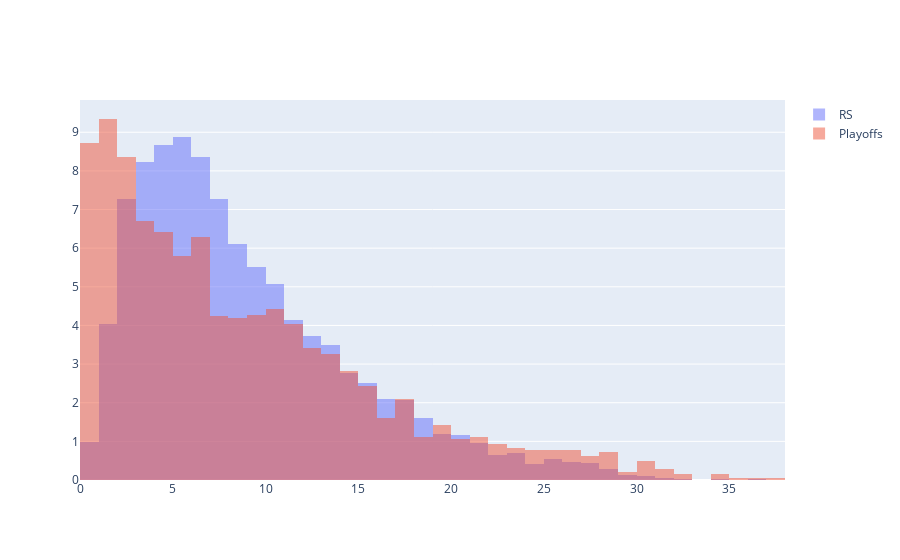

Here is the notebook cell this chart was saved with:
### Code cell
def hist_data(df=rs_df, min_MIN=0, min_GP=0):
    return df.loc[(df['MIN']>=min_MIN) & (df['GP']>=min_GP), 'PTS']/df.loc[(df['MIN']>=min_MIN) & (df['GP']>=min_GP), 'GP']

fig = go.Figure()
fig.add_trace(go.Histogram(x=hist_data(rs_df,50,5), histnorm='percent', name='RS', xbins={'start':0, 'end':38, 'size':1}))
fig.add_trace(go.Histogram(x=hist_data(playoffs_df,5,1), histnorm='percent', name='Playoffs', xbins={'start':0, 'end':38, 'size':1}))

fig.update_layout(barmode='overlay')
fig.update_traces(opacity=0.5)
fig.show()

### Figure 1 — Plotly figure (JSON) as saved in the notebook; plotly's stock layout.template omitted (floating-point values rounded to 4 significant figures; data arrays with more than 128 entries replaced by an {"elided": "..."} marker saying what was removed)
{"data": [{"histnorm": "percent", "name": "RS", "opacity": 0.5, "type": "histogram", "x": {"elided": "4711 float values"}, "xbins": {"end": 38, "size": 1, "start": 0}}, {"histnorm": "percent", "name": "Playoffs", "opacity": 0.5, "type": "histogram", "x": {"elided": "2055 float values"}, "xbins": {"end": 38, "size": 1, "start": 0}}], "layout": {"autosize": true, "barmode": "overlay", "xaxis": {"autorange": true, "range": [0, 38], "type": "linear"}, "yaxis": {"autorange": true, "range": [0, 9.835]}}}
